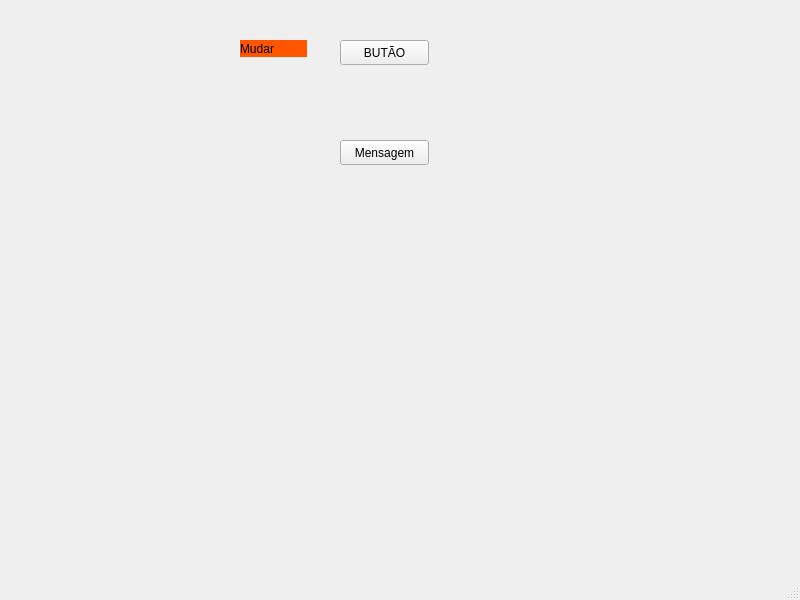
<?xml version="1.0" encoding="UTF-8"?>
<ui version="4.0">
 <class>MainWindow</class>
 <widget class="QMainWindow" name="MainWindow">
  <property name="geometry">
   <rect>
    <x>0</x>
    <y>0</y>
    <width>800</width>
    <height>600</height>
   </rect>
  </property>
  <property name="windowTitle">
   <string>MainWindow</string>
  </property>
  <widget class="QWidget" name="centralwidget">
   <widget class="QPushButton" name="pushButtonBUTAO">
    <property name="geometry">
     <rect>
      <x>340</x>
      <y>40</y>
      <width>89</width>
      <height>25</height>
     </rect>
    </property>
    <property name="text">
     <string>BUTÃO</string>
    </property>
   </widget>
   <widget class="QLabel" name="label">
    <property name="geometry">
     <rect>
      <x>240</x>
      <y>40</y>
      <width>67</width>
      <height>17</height>
     </rect>
    </property>
    <property name="styleSheet">
     <string notr="true">background-color: #f50</string>
    </property>
    <property name="text">
     <string>Mudar</string>
    </property>
   </widget>
   <widget class="QPushButton" name="pushButtonMensg">
    <property name="geometry">
     <rect>
      <x>340</x>
      <y>140</y>
      <width>89</width>
      <height>25</height>
     </rect>
    </property>
    <property name="text">
     <string>Mensagem</string>
    </property>
   </widget>
  </widget>
  <widget class="QMenuBar" name="menubar">
   <property name="geometry">
    <rect>
     <x>0</x>
     <y>0</y>
     <width>800</width>
     <height>22</height>
    </rect>
   </property>
  </widget>
  <widget class="QStatusBar" name="statusbar"/>
 </widget>
 <resources/>
 <connections/>
</ui>
